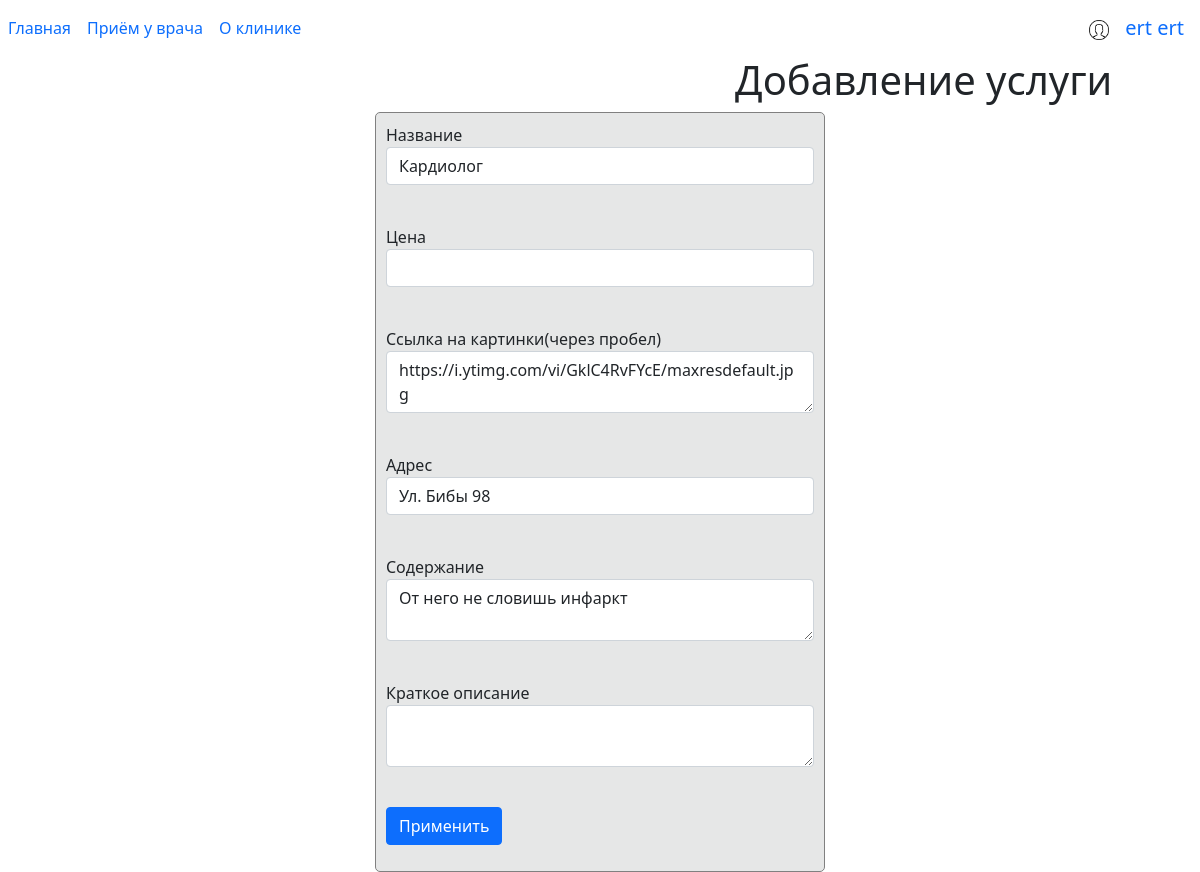
Screenshot of /usluga_info_edit/4 (signed in) with the database file from the repository.
### data/users.py (models this page shows, shortened)
class User(SqlAlchemyBase, UserMixin, SerializerMixin):
    __tablename__ = 'users'
    id = sqlalchemy.Column(sqlalchemy.Integer,
                           primary_key=True, autoincrement=True)
    name = sqlalchemy.Column(sqlalchemy.String, nullable=False)
    surname = sqlalchemy.Column(sqlalchemy.String, nullable=False)
    email = sqlalchemy.Column(sqlalchemy.String,
                              index=True, unique=True, nullable=False)
    hashed_password = sqlalchemy.Column(sqlalchemy.String, nullable=True)
    is_admin = sqlalchemy.Column(sqlalchemy.Boolean, nullable=True)
    items = orm.relation("Item", back_populates='user')
    signings = orm.relation("Signing", back_populates='user')

### data/estate_items.py (models this page shows)
class Item(SqlAlchemyBase, SerializerMixin):
    __tablename__ = 'items'
    id = sqlalchemy.Column(sqlalchemy.Integer,
                           primary_key=True, autoincrement=True)
    name = sqlalchemy.Column(sqlalchemy.String, nullable=True)
    price = sqlalchemy.Column(sqlalchemy.Integer, nullable=True)
    image_link = sqlalchemy.Column(sqlalchemy.String, nullable=True)
    about = sqlalchemy.Column(sqlalchemy.String, nullable=True)
    address = sqlalchemy.Column(sqlalchemy.String, nullable=True)
    tags = sqlalchemy.Column(sqlalchemy.String, nullable=True)
    user_id = sqlalchemy.Column(sqlalchemy.Integer,
                                sqlalchemy.ForeignKey("users.id"))
    user = orm.relation('User')
    signings = orm.relation("Signing", back_populates='item')
    images = orm.relation("Image", back_populates='item')

### main.py (the view, shortened to what this page needs)
@app.route('/usluga_info_edit/<int:id>', methods=['GET', 'POST'])
@login_required
def edit_building(id):
    print(12)
    form = BuildingForm()
    db_sess = db_session.create_session()
    arr = []
    for i in db_sess.query(Image).filter(Image.estate_id == id).all():
        arr.append(i.link)
    images_h = ' '.join(arr)
    if request.method == "GET":
        db_sess = db_session.create_session()
        items = db_sess.query(Item).filter(Item.id == id,
                                           Item.user == current_user
                                           ).first()
        print(items)
        if items:
            form.name.data = items.name
            form.about.data = items.about
            form.tags.data = items.tags
            form.price.data = items.price
            form.address.data = items.address
            form.image_link.data = images_h
            print(items)
        else:
            abort(404)
    return render_template('usluga_info_edit.html',
                           title='Редактирование информации о услуге',
                           form=form
                           )

### forms/buildings_edit.py
class BuildingForm(FlaskForm):
    name = StringField('Название', validators=[DataRequired()])
    about = TextAreaField("Содержание")
    tags = TextAreaField("Краткое описание")
    price = IntegerField("Цена")
    address = StringField('Адрес')
    image_link = TextAreaField('Ссылка на картинки(через пробел)')
    submit = SubmitField('Применить')

### data/db_session.py (called while the page is built)
def create_session() -> Session:
    global __factory
    return __factory()

### main.py (called while the page is built)
@login_manager.user_loader
def load_user(user_id):
    db_sess = db_session.create_session()
    print(2)
    return db_sess.query(User).get(user_id)

### templates/usluga_info_edit.html (shortened to what this page needs)
{% extends "base.html" %}
{% block content %}
<h1 style=" margin-left:735px">Добавление услуги</h1>
<form action="" method="post">
    <p>
        {{ form.name.label }}<br>
        {{ form.name(class="form-control") }}<br>
    </p>
    <p>
        {{ form.price.label }}<br>
        {{ form.price(class="form-control") }}<br>
    </p>
        <p>
        {{ form.image_link.label }}<br>
        {{ form.image_link(class="form-control") }}<br>
    </p>
        <p>
        {{ form.address.label }}<br>
        {{ form.address(class="form-control") }}<br>
    </p>
        <p>
        {{ form.about.label }}<br>
        {{ form.about(class="form-control") }}<br>
    </p>
    <p>
        {{ form.tags.label }}<br>
        {{ form.tags(class="form-control") }}<br>
    </p>
    <p>{{ form.submit(type="submit", class="btn btn-primary") }}</p>
</form>
{% endblock %}

### templates/base.html (shortened to what this page needs)
<!DOCTYPE html>
<html lang="en">
<head>
    <link href="https://cdn.jsdelivr.net/npm/bootstrap@5.0.0-beta2/dist/css/bootstrap.min.css" rel="stylesheet"
>
    <link rel="stylesheet" href="https://cdn.jsdelivr.net/npm/@splidejs/splide@latest/dist/css/splide.min.css">
    <link rel="stylesheet" href="{{ url_for('static', filename='css/catalog.css') }}">
</head>
<body>
<nav class="navbar navbar-expand-lg navbar-blue bg-blue">
    <div class="collapse navbar-collapse" id="navbarNavDropdown">
        <ul class="navbar-nav">
            <li class="nav-item active">
                <a class="nav-link" href="/index">Главная</a>
            </li>
            <li class="nav-item">
                <a class="nav-link" href="/catalog">Приём у врача</a>
            </li>
            <li class="nav-item">
                <a class="nav-link" href="/dev">О клинике</a>
            </li>
        </ul>
    </div>
    {% if current_user.is_authenticated %}
    <a class="navbar-brand navbar-right" href="/profile"><img
            style="max-width: 20px; max-height: 20px; min-width: 20px; min-height: 20px;"
            src="/static/img/profile_ico.png"></a>
    <a class="navbar-brand navbar-right" href="/logout">{{ current_user.name }} {{ current_user.surname }}</a>
    {% else %}
    <a class="navbar-brand navbar-right" href="/register">Регистрация</a>
    <a class="navbar-brand navbar-right" href="/login">Вход</a>
    </a>
    {% endif %}
</nav>
{% block content %}
{% endblock %}
</body>
</html>

### static/css/catalog.css (style rules this page uses)
h1, h2 { margin-left: 50px; }
form { margin-left: auto; margin-right: auto; max-width: 450px; background-color: #e6e7e7; border: 1px solid gray; border-radius: 5px; padding: 10px; }

### rows the page displays
User: name "ert", surname "ert"
Item: name "Кардиолог", image_link "https://i.ytimg.com/vi/GklC4RvFYcE/maxresdefault.jpg", address "Ул. Бибы 98", about "От него не словишь инфаркт"
